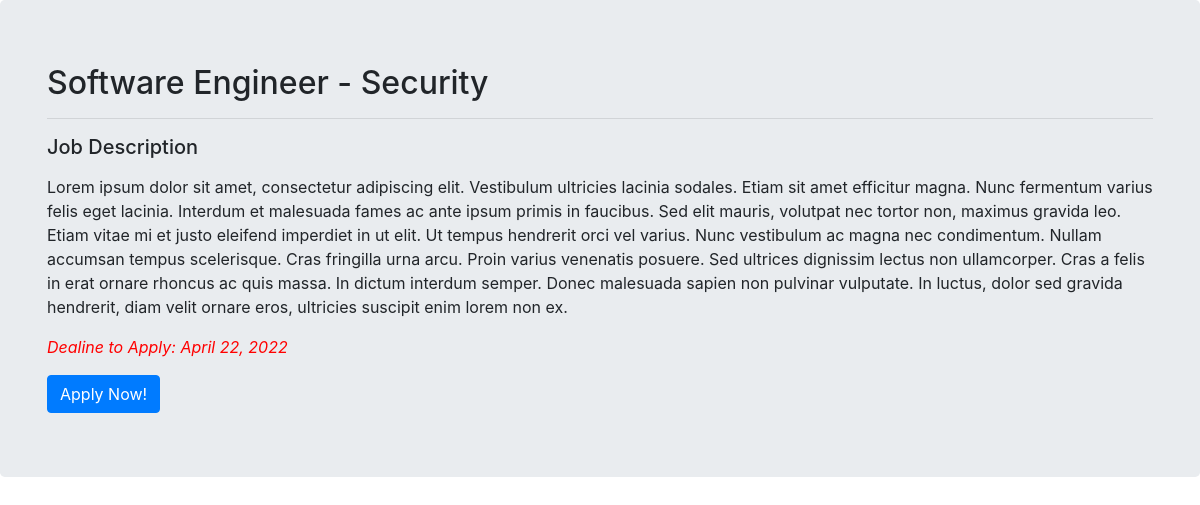
Screenshot of /jobs/1 with the database file from the repository.
### Jobs/models.py (models this page shows, shortened)
class Job(models.Model):
    user = models.ForeignKey(User, on_delete=models.CASCADE, blank=True)
    name = models.CharField(max_length=100)
    short_desc = models.CharField(max_length=150, blank=True)
    description = models.TextField()
    department = models.CharField(max_length=100, blank = True, null = True)
    deadline = models.DateField()
    location = models.CharField(max_length=100)
    international = models.BooleanField()
    eligibility = models.CharField(max_length=100)
    major = models.CharField(max_length=100, blank = True, null = True)
    status = models.CharField(max_length=50)

### Jobs/views.py (the view)
# urls.py: path('<int:i_id>', views.detail, name='detail'),
def detail(request, i_id):
    job = get_object_or_404(Job, pk=i_id)
    return render(request, 'Jobs/job_detail.html', {'job':job})

### Jobs/templates/Jobs/job_detail.html (shortened to what this page needs)
{% extends "base.html" %}
{% block content %}
    <div class="jumbotron">
        <div class="container">
            <h2>{{ job.name }} - {{ job.department }}</h2>
            <hr>
            <h5>Job Description</h5>
            <p>{{ job.description|linebreaks }}</p>
            <p class="font-italic" style="color: red;">Dealine to Apply: {{ job.deadline }}</p>
            <a href="{% url 'apply' job.id %}"><button type="button" class="btn btn-primary" style="margin-top: 0 !important;">Apply Now!</button></a>
        </div>
    </div>
{% endblock content %}

### students/static/css/main.css (style rules this page uses)
html,body { height: 100%; }
.btn { font-size: 14px; margin-top:20px; }

### rows the page displays
Job: name "Software Engineer", department "Security", description "Lorem ipsum dolor sit amet, consectetur adipiscing elit. Vestibulum ultricies lacinia sodales. Etiam sit amet efficitur magna. Nunc fermentum varius felis eget lacinia. Interdum et malesuada fames ac ante ipsum primis in faucibus. Sed elit mauris, volutpat nec tortor non, maximus gravida leo. Etiam vitae mi et justo eleifend imperdiet in ut elit. Ut tempus hendrerit orci vel varius. Nunc vestibulum ac magna nec condimentum. Nullam accumsan tempus scelerisque. Cras fringilla urna arcu. Proin varius venenatis posuere. Sed ultrices dignissim lectus non ullamcorper. Cras a felis in erat ornare rhoncus ac quis massa. In dictum interdum semper. Donec malesuada sapien non pulvinar vulputate. In…", deadline "April 22, 2022"
